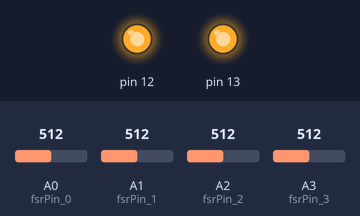
The sketch below on a simulated Arduino Uno, built with avr-gcc and run on an emulated ATmega328P. Parts: output pins drawn as LEDs (lit = HIGH). Inputs (shaded band) come from the test bench; at power-on: A0 (fsrPin_0) = 512, A1 (fsrPin_1) = 512, A2 (fsrPin_2) = 512, A3 (fsrPin_3) = 512. What the sketch prints to the serial monitor is not drawn.

Above: at 0.1 s.
Timing chart, 0 to 1.6 s (numbered marks = the images above):
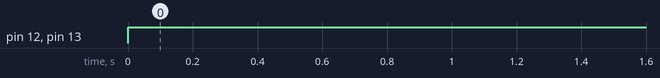

The sketch:

TimeSittingTracker.ino
```cpp
int fsrPin_0 = 0;
int fsrPin_1 = 1;
int fsrPin_2 = 2;
int fsrPin_3 = 3;

int fsrRead_0;
int fsrRead_1;
int fsrRead_2;
int fsrRead_3;

int average01;
int average23;

void setup(void) {
  Serial.begin(9600);
  pinMode(13, OUTPUT);
  pinMode(12, OUTPUT);
}

void loop(void) {
  fsrRead_0 = analogRead(fsrPin_0);
  fsrRead_1 = analogRead(fsrPin_1);
  fsrRead_2 = analogRead(fsrPin_2);
  fsrRead_3 = analogRead(fsrPin_3);

  //  Serial.print("AnalogRead_ZERO = ");
  //  Serial.println(fsrRead_0);

  //  Serial.print("AnalogRead_ONE = ");
  //  Serial.println(fsrRead_1);

  //  Serial.print("AnalogRead_TWO = ");
  //  Serial.println(fsrRead_2);

  //  Serial.print("AnalogRead_THREE = ");
  //  Serial.println(fsrRead_3);

  average01 = (fsrRead_0 + fsrRead_1) / 2;
  average23 = (fsrRead_2 + fsrRead_3) / 2;

  // Conditional Handles Sending Data over Serial Port
  if (average01 >= average23) {
    Serial.println(average01);
  }
  else {
    Serial.println(average23);
  }

  // Conditional Handles Turning LED On/Off
  if (fsrRead_0 > 0 && fsrRead_1 > 0) {
    digitalWrite(13, HIGH);
  } else {
    digitalWrite(13, LOW);
  }

  if (fsrRead_2 > 0) {
    digitalWrite(12, HIGH);
  } else {
    digitalWrite(12, LOW);
  }

  delay(1000);
}
```

Measured:
- by itself, pin 12, pin 13: LOW → HIGH at 0.00 s
